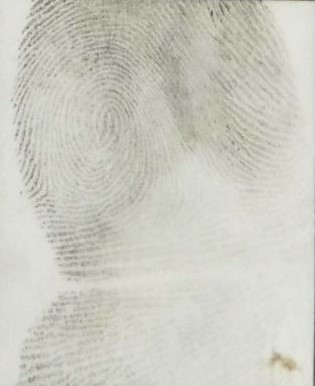
#> input picture overexposed/thumbprint.jpg, 315 x 386 px
$ python overexposed.py
#> lines starting #> are read from the running program, lines starting #| are printed output that depends on the picture
# Importing the libraries
import cv2 as cv

# Reading the image from the disk using cv2.imread() function
img_input = cv.imread('thumbprint.jpg', cv.IMREAD_UNCHANGED)
#> img_input is the input picture: shape (386, 315, 3); mean B, G, R 193.4, 203.4, 202.8

# Change the colour of the image
img = cv.cvtColor(img_input, cv.COLOR_BGR2GRAY)

# Histogram equalization
dst = cv.equalizeHist(img)
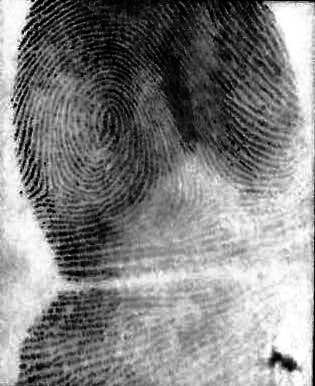
#> dst: shape (386, 315); min 0, max 255, mean 130.2

# display both picture before and after
cv.imwrite('After.jpg', dst)

cv.imshow('Before', img_input)
cv.imshow('After', dst)

cv.waitKey(0)
cv.destroyAllWindows()
